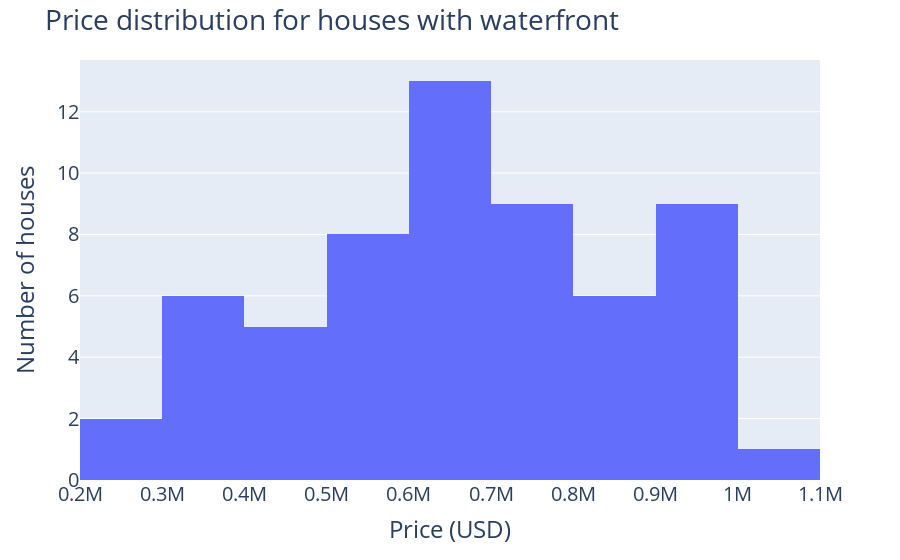

The code cell stored with this chart in its notebook:
### Code cell
H1 = 'Houses with waterfront are, in average, 20% more expensive.'
print('H1 - ' + H1)

# Select data where the houses have waterfront
# Take the averaged price per zipcode and condition
data_wf = data.loc[data['waterfront'] == 1, ['condition', 'zipcode', 'price']].groupby(['condition', 'zipcode']).median().reset_index()
data_wf.columns = ['condition', 'zipcode', 'median_price']

# Select data where the houses haven't waterfront
# Take the averaged price per zipcode and condition
data_nwf = data.loc[data['waterfront'] == 0, ['condition', 'zipcode', 'price']].groupby(['condition', 'zipcode']).median().reset_index()
data_nwf.columns = ['condition', 'zipcode', 'median_price']

# Compare the price for houses with the same condition and region
diff_price = np.array([])
for i in range(len(data_wf)):
    for k in range(len(data_nwf)):
        if (data_wf.loc[i,'zipcode'] == data_nwf.loc[k,'zipcode']) & (data_wf.loc[i,'condition'] == data_nwf.loc[k,'condition']):
            diff_price = np.append(diff_price, 100*(data_wf.loc[i,'median_price']/data_nwf.loc[k, 'median_price'] - 1))

print(" - Value found: %.1f" %(sum(diff_price)/len(diff_price)),'%')
print(" - H1 confirmed")
print('Actilly the prices of houses with waterfront are, in the average, about 97% higher than prices of houses without waterfront.')
print('Lets check price distribution for houses with waterfront')

data_aux = data.loc[data['waterfront'] == 1]
fig = px.histogram(data_aux, x = 'price')
fig.update_layout(
    font_size = 20,
    title = 'Price distribution for houses with waterfront',
    xaxis_title = 'Price (USD)',
    yaxis_title = 'Number of houses'
)
fig.show()

print('The recommendation is to buy houses with prices lower %.1f, the the median price for houses with waterfront.' %data.loc[data['waterfront'] == 1 ,'price'].median())

data_aux.reset_index(inplace = True)
data_aux.drop(columns = 'index', inplace = True)   
house_data = []
for i in range(len(data_wf)):
    for k in range(len(data_aux)):
        if (data_wf.loc[i, 'median_price'] > data_aux.loc[k, 'price']) & (data_wf.loc[i,'zipcode'] == data_aux.loc[k,'zipcode']) & (data_wf.loc[i,'condition'] == data_aux.loc[k,'condition']):
            house_data.append([(data_wf.loc[i,'median_price'] - data_aux.loc[k, 'price']),100*(data_wf.loc[i,'median_price']/data_aux.loc[k, 'price'] - 1), data_wf.loc[i, 'median_price'],data_aux.loc[k, 'id']])

sample_h1 = take_houses(data, house_data,'H1')
print(len(sample_h1))
show_profit_estimation(sample_h1)
sample_h1.head()

### Figure 1 — Plotly figure (JSON) as saved in the notebook; plotly's stock layout.template omitted (floating-point values rounded to 4 significant figures)
{"data": [{"alignmentgroup": "True", "bingroup": "x", "hovertemplate": "price=%{x}<br>count=%{y}<extra></extra>", "legendgroup": "", "marker": {"color": "#636efa", "pattern": {"shape": ""}}, "name": "", "offsetgroup": "", "orientation": "v", "showlegend": false, "type": "histogram", "x": [655000, 369900, 705000, 825000, 790000, 290000, 995000, 530000, 960000, 480000, 999000, 700000, 1000000, 429592, 549000, 663000, 340000, 503000, 949950, 400000, 425000, 625000, 650000, 629000, 985000, 750000, 950000, 357000, 770000, 835000, 685000, 600000, 500000, 635000, 649000, 947500, 600000, 465000, 735000, 520000, 658000, 840500, 700000, 869000, 641500, 750000, 340000, 800000, 750000, 540000, 820000, 975000, 528000, 285000, 570000, 380000, 385000, 615000, 988500], "xaxis": "x", "yaxis": "y"}], "layout": {"barmode": "relative", "font": {"size": 20}, "legend": {"tracegroupgap": 0}, "margin": {"t": 60}, "title": {"text": "Price distribution for houses with waterfront"}, "xaxis": {"anchor": "y", "domain": [0, 1], "title": {"text": "Price (USD)"}}, "yaxis": {"anchor": "x", "domain": [0, 1], "title": {"text": "Number of houses"}}}}
